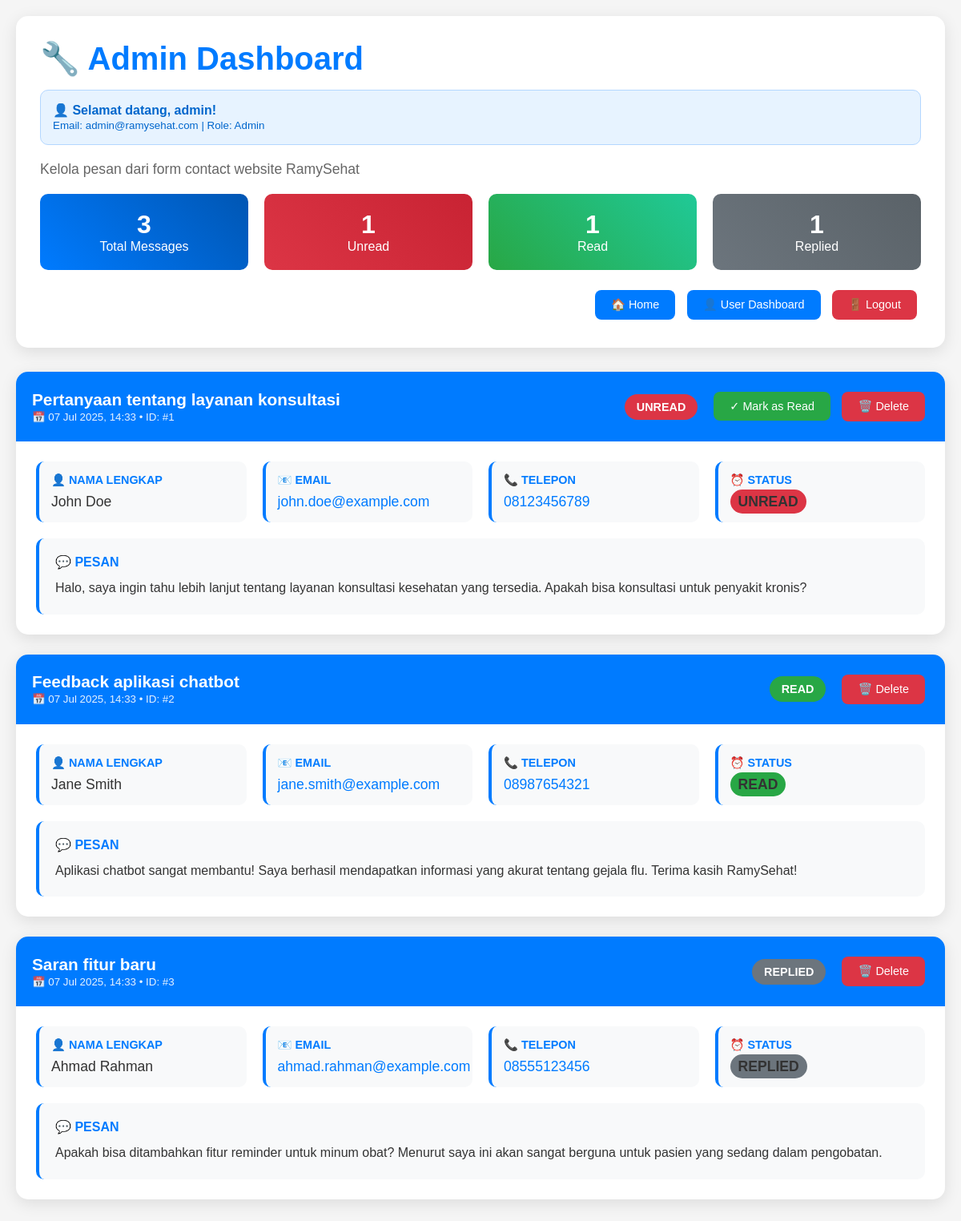
The page /admin/view_contact_messages.php (signed in) on the database its author committed.
### tables this page shows
CREATE TABLE contact_messages (
    id INT AUTO_INCREMENT PRIMARY KEY,
    full_name VARCHAR(100) NOT NULL,
    email VARCHAR(100) NOT NULL,
    phone VARCHAR(20) NOT NULL,
    subject VARCHAR(200) NOT NULL,
    message TEXT NOT NULL,
    status ENUM('unread', 'read', 'replied') DEFAULT 'unread',
    created_at TIMESTAMP DEFAULT CURRENT_TIMESTAMP,
    updated_at TIMESTAMP DEFAULT CURRENT_TIMESTAMP ON UPDATE CURRENT_TIMESTAMP,
    
     
    INDEX idx_status (status),
    INDEX idx_email (email),
    INDEX idx_created_at (created_at)
);

### admin/view_contact_messages.php (the view, shortened to what this page needs)
<?php
require_once 'config.php';
$stmt = $pdo->query("SELECT * FROM contact_messages ORDER BY created_at DESC");
$messages = $stmt->fetchAll();
$stmt = $pdo->query("SELECT status, COUNT(*) as count FROM contact_messages GROUP BY status");
$statusCounts = [];
while ($row = $stmt->fetch()) {
    $statusCounts[$row['status']] = $row['count'];
}
?>
<!DOCTYPE html>
<html lang="id">
<head>
</head>
<body>
    <div class="header">
        <h1>🔧 Admin Dashboard</h1>
        <div class="admin-info">
            <strong>👤 Selamat datang, <?php echo htmlspecialchars($_SESSION['username']); ?>!</strong><br>
            <small>Email: <?php echo htmlspecialchars($_SESSION['email']); ?> | Role: Admin</small>
        </div>
        <p style="color: #666; font-size: 1.1rem;">Kelola pesan dari form contact website RamySehat</p>
        <div class="stats">
            <div class="stat-card">
                <span class="stat-number"><?php echo count($messages); ?></span>
                <span>Total Messages</span>
            </div>
            <div class="stat-card unread">
                <span class="stat-number"><?php echo $statusCounts['unread'] ?? 0; ?></span>
                <span>Unread</span>
            </div>
            <div class="stat-card read">
                <span class="stat-number"><?php echo $statusCounts['read'] ?? 0; ?></span>
                <span>Read</span>
            </div>
            <div class="stat-card replied">
                <span class="stat-number"><?php echo $statusCounts['replied'] ?? 0; ?></span>
                <span>Replied</span>
            </div>
        </div>
        <div style="text-align: right; margin-top: 20px;">
            <a href="index.html" class="btn">🏠 Home</a>
            <a href="dashboard.php" class="btn">👤 User Dashboard</a>
            <a href="?logout=1" class="btn logout-btn">🚪 Logout</a>
        </div>
    </div>
    <?php if (empty($messages)): ?>
        <div class="message-card">
            <div class="message-body empty-state">
                <h3>📭 Belum ada pesan masuk</h3>
                <p>Pesan dari form contact akan muncul di sini.</p>
                <a href="contact.html" class="btn" style="margin-top: 20px;">Test Contact Form</a>
            </div>
        </div>
    <?php else: ?>
        <?php foreach ($messages as $msg): ?>
            <div class="message-card">
                <div class="message-header">
                    <div>
                        <h3 style="margin: 0; font-size: 1.3rem;"><?php echo htmlspecialchars($msg['subject']); ?></h3>
                        <small style="opacity: 0.9;">📅 <?php echo date('d M Y, H:i', strtotime($msg['created_at'])); ?> • ID: #<?php echo $msg['id']; ?></small>
                    </div>
                    <div style="display: flex; align-items: center; gap: 15px; flex-wrap: wrap;">
                        <span class="status-badge status-<?php echo $msg['status']; ?>">
                            <?php echo ucfirst($msg['status']); ?>
                        </span>
                        <div>
                            <?php if ($msg['status'] === 'unread'): ?>
                                <a href="?mark_read=<?php echo $msg['id']; ?>" class="btn btn-success">✓ Mark as Read</a>
                            <?php endif; ?>
                            <a href="?delete=<?php echo $msg['id']; ?>" class="btn btn-danger" onclick="return confirm('Yakin ingin menghapus pesan ini?')">🗑️ Delete</a>
                        </div>
                    </div>
                </div>
                <div class="message-body">
                    <div class="message-details">
                        <div class="detail-group">
                            <label>👤 Nama Lengkap</label>
                            <span><?php echo htmlspecialchars($msg['full_name']); ?></span>
                        </div>
                        <div class="detail-group">
                            <label>📧 Email</label>
                            <span><a href="mailto:<?php echo htmlspecialchars($msg['email']); ?>"><?php echo htmlspecialchars($msg['email']); ?></a></span>
                        </div>
                        <div class="detail-group">
                            <label>📞 Telepon</label>
                            <span><a href="tel:<?php echo htmlspecialchars($msg['phone']); ?>"><?php echo htmlspecialchars($msg['phone']); ?></a></span>
                        </div>
                        <div class="detail-group">
                            <label>⏰ Status</label>
                            <span class="status-badge status-<?php echo $msg['status']; ?>" style="padding: 5px 10px;">
                                <?php echo ucfirst($msg['status']); ?>
                            </span>
                        </div>
                    </div>
                    <div class="message-text">
                        <label>💬 Pesan</label>
                        <p style="margin: 0; line-height: 1.6; color: #333;"><?php echo nl2br(htmlspecialchars($msg['message'])); ?></p>
                    </div>
                </div>
            </div>
        <?php endforeach; ?>
    <?php endif; ?>
</body>
</html>

### admin/view_contact_messages.php (style rules this page uses)
body { font-family: Arial, sans-serif; max-width: 1200px; margin: 0 auto; padding: 20px; background: #f5f5f5; }
.header { background: white; padding: 30px; border-radius: 15px; margin-bottom: 30px; box-shadow: 0 5px 20px rgba(0,0,0,0.1); }
.header h1 { color: #007bff; margin: 0 0 15px 0; font-size: 2.5rem; }
.admin-info { background: #e7f3ff; color: #0066cc; padding: 15px; border-radius: 10px; margin-bottom: 20px; border: 1px solid #b3d7ff; }
.stats { display: flex; gap: 20px; margin: 20px 0; flex-wrap: wrap; }
.stat-card { background: linear-gradient(45deg, #007bff, #0056b3); color: white; padding: 20px; border-radius: 10px; text-align: center; flex: 1; min-width: 150px; }
.stat-card.unread { background: linear-gradient(45deg, #dc3545, #c82333); }
.stat-card.read { background: linear-gradient(45deg, #28a745, #20c997); }
.stat-card.replied { background: linear-gradient(45deg, #6c757d, #5a6268); }
.stat-number { font-size: 2rem; font-weight: bold; display: block; }
.message-card { background: white; margin-bottom: 25px; border-radius: 15px; overflow: hidden; box-shadow: 0 5px 20px rgba(0,0,0,0.1); transition: transform 0.3s ease; }
.message-header { background: #007bff; color: white; padding: 20px; display: flex; justify-content: space-between; align-items: center; flex-wrap: wrap; gap: 15px; }
.message-body { padding: 25px; }
.status-badge { padding: 8px 15px; border-radius: 20px; font-size: 0.9rem; font-weight: bold; text-transform: uppercase; }
.status-unread { background: #dc3545; color: white; }
.status-read { background: #28a745; color: white; }
.status-replied { background: #6c757d; color: white; }
.btn { background: #007bff; color: white; padding: 10px 20px; border: none; border-radius: 8px; text-decoration: none; display: inline-block; margin: 5px; cursor: pointer; font-size: 0.9rem; transition: all 0.3s ease; }
.btn-danger { background: #dc3545; }
.btn-success { background: #28a745; }
.logout-btn { background: #dc3545; }
.message-details { display: grid; grid-template-columns: repeat(auto-fit, minmax(250px, 1fr)); gap: 20px; margin-bottom: 20px; }
.detail-group { background: #f8f9fa; padding: 15px; border-radius: 10px; border-left: 4px solid #007bff; }
.detail-group label { font-weight: bold; color: #007bff; display: block; margin-bottom: 8px; font-size: 0.9rem; text-transform: uppercase; }
.detail-group span { color: #333; font-size: 1.1rem; }
.detail-group a { color: #007bff; text-decoration: none; }
.message-text { background: #f8f9fa; padding: 20px; border-radius: 10px; border-left: 4px solid #007bff; margin-top: 20px; }
.message-text label { font-weight: bold; color: #007bff; display: block; margin-bottom: 10px; font-size: 1rem; text-transform: uppercase; }

### rows shown on the page
contact_messages: subject "Pertanyaan tentang layanan konsultasi", created_at "07 Jul 2025, 14:33", id "1", status "UNREAD", full_name "John Doe", email "john.doe@example.com", phone "08123456789", message "Halo, saya ingin tahu lebih lanjut tentang layanan konsultasi kesehatan yang tersedia. Apakah bisa konsultasi untuk penyakit kronis?"
contact_messages: subject "Feedback aplikasi chatbot", created_at "07 Jul 2025, 14:33", id "2", status "READ", full_name "Jane Smith", email "jane.smith@example.com", phone "08987654321", message "Aplikasi chatbot sangat membantu! Saya berhasil mendapatkan informasi yang akurat tentang gejala flu. Terima kasih RamySehat!"
contact_messages: subject "Saran fitur baru", created_at "07 Jul 2025, 14:33", id "3", status "REPLIED", full_name "Ahmad Rahman", email "ahmad.rahman@example.com", phone "08555123456", message "Apakah bisa ditambahkan fitur reminder untuk minum obat? Menurut saya ini akan sangat berguna untuk pasien yang sedang dalam pengobatan."

### other values the page prints
$_SESSION['username'] "admin"
$_SESSION['email'] "admin@ramysehat.com"
count($messages) "3"
$statusCounts['unread'] "1"
$statusCounts['read'] "1"
$statusCounts['replied'] "1"
